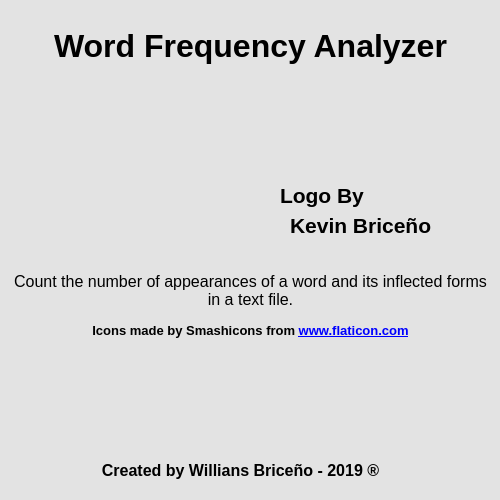
<?xml version="1.0" encoding="UTF-8"?>
<ui version="4.0">
 <class>DialogAbout</class>
 <widget class="QDialog" name="DialogAbout">
  <property name="geometry">
   <rect>
    <x>0</x>
    <y>0</y>
    <width>500</width>
    <height>500</height>
   </rect>
  </property>
  <property name="sizePolicy">
   <sizepolicy hsizetype="Fixed" vsizetype="Fixed">
    <horstretch>0</horstretch>
    <verstretch>0</verstretch>
   </sizepolicy>
  </property>
  <property name="minimumSize">
   <size>
    <width>500</width>
    <height>500</height>
   </size>
  </property>
  <property name="maximumSize">
   <size>
    <width>500</width>
    <height>500</height>
   </size>
  </property>
  <property name="palette">
   <palette>
    <active>
     <colorrole role="Base">
      <brush brushstyle="SolidPattern">
       <color alpha="255">
        <red>255</red>
        <green>255</green>
        <blue>255</blue>
       </color>
      </brush>
     </colorrole>
     <colorrole role="Window">
      <brush brushstyle="SolidPattern">
       <color alpha="255">
        <red>227</red>
        <green>227</green>
        <blue>227</blue>
       </color>
      </brush>
     </colorrole>
    </active>
    <inactive>
     <colorrole role="Base">
      <brush brushstyle="SolidPattern">
       <color alpha="255">
        <red>255</red>
        <green>255</green>
        <blue>255</blue>
       </color>
      </brush>
     </colorrole>
     <colorrole role="Window">
      <brush brushstyle="SolidPattern">
       <color alpha="255">
        <red>227</red>
        <green>227</green>
        <blue>227</blue>
       </color>
      </brush>
     </colorrole>
    </inactive>
    <disabled>
     <colorrole role="Base">
      <brush brushstyle="SolidPattern">
       <color alpha="255">
        <red>227</red>
        <green>227</green>
        <blue>227</blue>
       </color>
      </brush>
     </colorrole>
     <colorrole role="Window">
      <brush brushstyle="SolidPattern">
       <color alpha="255">
        <red>227</red>
        <green>227</green>
        <blue>227</blue>
       </color>
      </brush>
     </colorrole>
    </disabled>
   </palette>
  </property>
  <property name="windowTitle">
   <string>About...</string>
  </property>
  <property name="windowIcon">
   <iconset resource="resources/icons.qrc">
    <normaloff>:/icons/wfa.ico</normaloff>:/icons/wfa.ico</iconset>
  </property>
  <widget class="QLabel" name="label">
   <property name="geometry">
    <rect>
     <x>0</x>
     <y>0</y>
     <width>501</width>
     <height>91</height>
    </rect>
   </property>
   <property name="font">
    <font>
     <pointsize>24</pointsize>
     <weight>75</weight>
     <bold>true</bold>
    </font>
   </property>
   <property name="text">
    <string>Word Frequency Analyzer</string>
   </property>
   <property name="alignment">
    <set>Qt::AlignCenter</set>
   </property>
  </widget>
  <widget class="QLabel" name="label_2">
   <property name="geometry">
    <rect>
     <x>10</x>
     <y>260</y>
     <width>481</width>
     <height>61</height>
    </rect>
   </property>
   <property name="font">
    <font>
     <pointsize>12</pointsize>
    </font>
   </property>
   <property name="text">
    <string>Count the number of appearances of a word and its inflected forms in a text file.</string>
   </property>
   <property name="alignment">
    <set>Qt::AlignCenter</set>
   </property>
   <property name="wordWrap">
    <bool>true</bool>
   </property>
  </widget>
  <widget class="QLabel" name="label_3">
   <property name="geometry">
    <rect>
     <x>410</x>
     <y>380</y>
     <width>71</width>
     <height>81</height>
    </rect>
   </property>
   <property name="text">
    <string/>
   </property>
   <property name="pixmap">
    <pixmap resource="resources/icons.qrc">:/icons/sgl-logo-text.png</pixmap>
   </property>
   <property name="scaledContents">
    <bool>true</bool>
   </property>
  </widget>
  <widget class="QLabel" name="label_4">
   <property name="geometry">
    <rect>
     <x>0</x>
     <y>310</y>
     <width>501</width>
     <height>41</height>
    </rect>
   </property>
   <property name="font">
    <font>
     <pointsize>10</pointsize>
     <weight>75</weight>
     <bold>true</bold>
    </font>
   </property>
   <property name="text">
    <string>&lt;html&gt;&lt;head/&gt;&lt;body&gt;&lt;p&gt;Icons made by Smashicons from &lt;a href=&quot;https://www.flaticon.com&quot;&gt;&lt;span style=&quot; text-decoration: underline; color:#0000ff;&quot;&gt;www.flaticon.com&lt;/span&gt;&lt;/a&gt;&lt;/p&gt;&lt;/body&gt;&lt;/html&gt;</string>
   </property>
   <property name="textFormat">
    <enum>Qt::RichText</enum>
   </property>
   <property name="alignment">
    <set>Qt::AlignCenter</set>
   </property>
  </widget>
  <widget class="QLabel" name="label_5">
   <property name="geometry">
    <rect>
     <x>130</x>
     <y>350</y>
     <width>41</width>
     <height>41</height>
    </rect>
   </property>
   <property name="text">
    <string/>
   </property>
   <property name="pixmap">
    <pixmap resource="resources/icons.qrc">:/icons/open-file.png</pixmap>
   </property>
   <property name="scaledContents">
    <bool>true</bool>
   </property>
  </widget>
  <widget class="QLabel" name="label_6">
   <property name="geometry">
    <rect>
     <x>330</x>
     <y>350</y>
     <width>41</width>
     <height>41</height>
    </rect>
   </property>
   <property name="text">
    <string/>
   </property>
   <property name="pixmap">
    <pixmap resource="resources/icons.qrc">:/icons/play.png</pixmap>
   </property>
   <property name="scaledContents">
    <bool>true</bool>
   </property>
  </widget>
  <widget class="QLabel" name="label_7">
   <property name="geometry">
    <rect>
     <x>180</x>
     <y>350</y>
     <width>41</width>
     <height>41</height>
    </rect>
   </property>
   <property name="text">
    <string/>
   </property>
   <property name="pixmap">
    <pixmap resource="resources/icons.qrc">:/icons/save.png</pixmap>
   </property>
   <property name="scaledContents">
    <bool>true</bool>
   </property>
  </widget>
  <widget class="QLabel" name="label_8">
   <property name="geometry">
    <rect>
     <x>230</x>
     <y>350</y>
     <width>41</width>
     <height>41</height>
    </rect>
   </property>
   <property name="text">
    <string/>
   </property>
   <property name="pixmap">
    <pixmap resource="resources/icons.qrc">:/icons/plus.png</pixmap>
   </property>
   <property name="scaledContents">
    <bool>true</bool>
   </property>
  </widget>
  <widget class="QLabel" name="label_9">
   <property name="geometry">
    <rect>
     <x>280</x>
     <y>350</y>
     <width>41</width>
     <height>41</height>
    </rect>
   </property>
   <property name="text">
    <string/>
   </property>
   <property name="pixmap">
    <pixmap resource="resources/icons.qrc">:/icons/minus.png</pixmap>
   </property>
   <property name="scaledContents">
    <bool>true</bool>
   </property>
  </widget>
  <widget class="QLabel" name="label_10">
   <property name="geometry">
    <rect>
     <x>0</x>
     <y>460</y>
     <width>481</width>
     <height>20</height>
    </rect>
   </property>
   <property name="font">
    <font>
     <pointsize>12</pointsize>
     <weight>75</weight>
     <bold>true</bold>
    </font>
   </property>
   <property name="text">
    <string>Created by Willians Briceño - 2019 ®</string>
   </property>
   <property name="alignment">
    <set>Qt::AlignCenter</set>
   </property>
  </widget>
  <widget class="QLabel" name="label_11">
   <property name="geometry">
    <rect>
     <x>70</x>
     <y>70</y>
     <width>181</width>
     <height>181</height>
    </rect>
   </property>
   <property name="text">
    <string/>
   </property>
   <property name="pixmap">
    <pixmap resource="resources/icons.qrc">:/icons/wfa.png</pixmap>
   </property>
   <property name="scaledContents">
    <bool>true</bool>
   </property>
  </widget>
  <widget class="QLabel" name="label_12">
   <property name="geometry">
    <rect>
     <x>280</x>
     <y>180</y>
     <width>91</width>
     <height>31</height>
    </rect>
   </property>
   <property name="font">
    <font>
     <pointsize>16</pointsize>
     <weight>75</weight>
     <bold>true</bold>
    </font>
   </property>
   <property name="text">
    <string>Logo By</string>
   </property>
  </widget>
  <widget class="QLabel" name="label_13">
   <property name="geometry">
    <rect>
     <x>290</x>
     <y>210</y>
     <width>151</width>
     <height>31</height>
    </rect>
   </property>
   <property name="font">
    <font>
     <pointsize>16</pointsize>
     <weight>75</weight>
     <bold>true</bold>
    </font>
   </property>
   <property name="text">
    <string>Kevin Briceño</string>
   </property>
  </widget>
 </widget>
 <resources>
  <include location="resources/icons.qrc"/>
 </resources>
 <connections/>
</ui>
